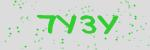
#> input picture img/sat.jpg, 150 x 50 px
$ python sat-captcha.py
#> lines starting #> are read from the running program, lines starting #| are printed output that depends on the picture
import cv2
import numpy as np
import matplotlib.pyplot as plt


DATA = '../img'

img = cv2.imread(f'{DATA}/sat.jpg')
#> img is the input picture: shape (50, 150, 3); mean B, G, R 204.6, 218.7, 204.3

green = img[:, :, 0]
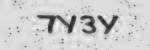
#> green: shape (50, 150); min 24, max 251, mean 204.6


cv2.imshow("img", green)
cv2.waitKey(0)
cv2.destroyAllWindows()

cv2.imwrite(f'{DATA}/sat-output.jpg', green)
